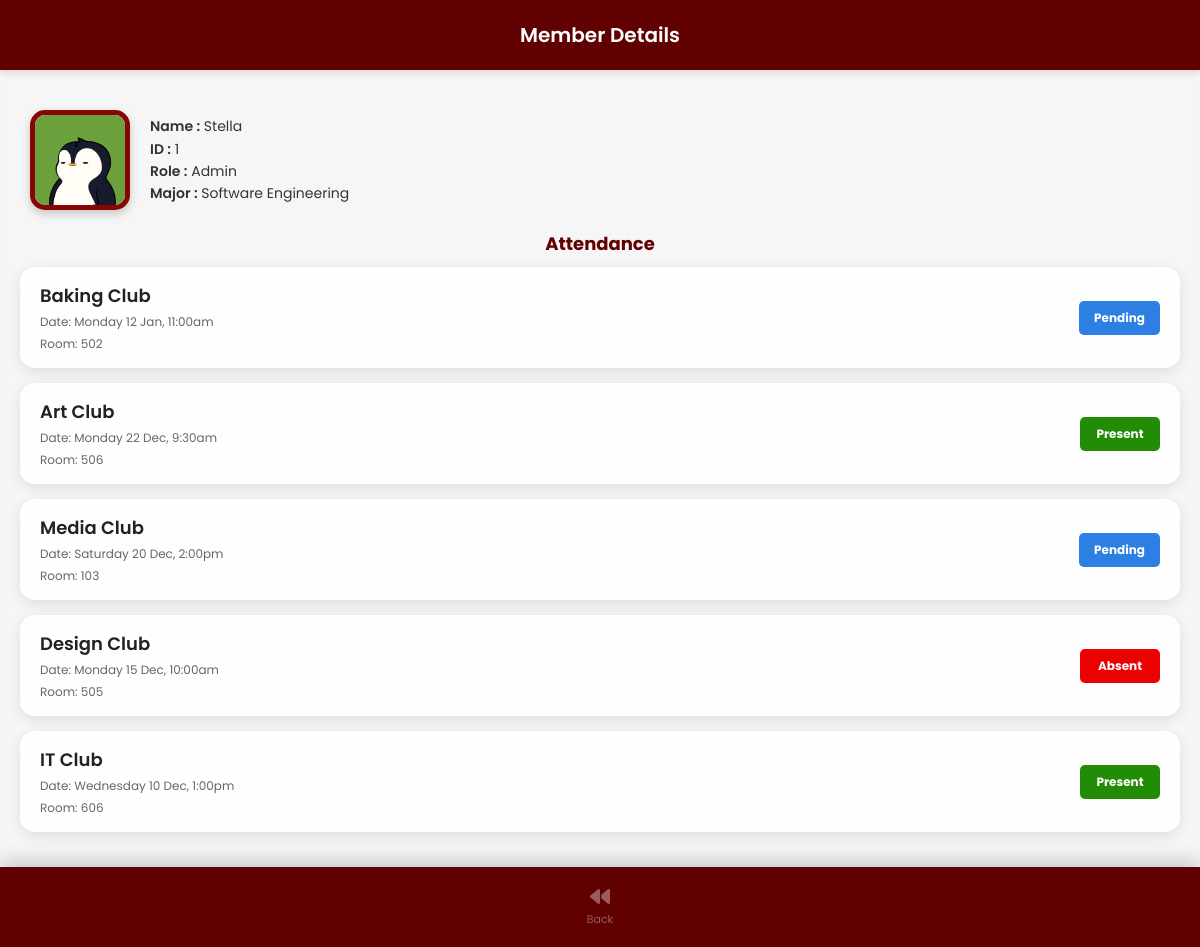
The page /member_detail.php?id=1 (signed in) on the database its author committed.
### tables this page shows
CREATE TABLE `role` (
  `id` int(20) NOT NULL,
  `role` enum('Member','Admin','Manager') DEFAULT 'Member',
  `user_id` int(20) UNSIGNED NOT NULL
);

CREATE TABLE `user` (
  `id` int(20) UNSIGNED NOT NULL,
  `name` varchar(250) NOT NULL,
  `major` varchar(150) NOT NULL,
  `email` varchar(250) NOT NULL,
  `password` varchar(300) NOT NULL,
  `profile_pic` varchar(255) NOT NULL DEFAULT 'avatar1.png'
);

CREATE TABLE `attendance` (
  `id` int(20) UNSIGNED NOT NULL,
  `user_id` int(20) UNSIGNED NOT NULL,
  `status` enum('Present','Absent','Pending') DEFAULT 'Pending',
  `schedule_id` int(10) UNSIGNED NOT NULL
);

CREATE TABLE `schedule` (
  `id` int(20) UNSIGNED NOT NULL,
  `meeting_name` varchar(100) NOT NULL,
  `meeting_time` datetime NOT NULL
);

CREATE TABLE `venue` (
  `id` int(100) NOT NULL,
  `schedule_id` int(20) UNSIGNED NOT NULL,
  `room_name` varchar(255) NOT NULL
);

### member_detail.php (the view, shortened to what this page needs)
<?php
require_once 'config.php';
if (isset($_GET['id'])) {
    $id_requested = $_GET['id'];
    $sql = "SELECT user.name, user.id, user.major, user.profile_pic, role.role
        FROM user
        LEFT JOIN role ON user.id = role.user_id
        WHERE user.id = ?";
    $stmt = $conn->prepare($sql);
    $stmt->bind_param("i", $id_requested);
    $stmt->execute();
    $result = $stmt->get_result();
    if ($result->num_rows > 0) {
        $member = $result->fetch_assoc();
    } else {
        echo "User not found.";
        exit();
    }
} else {
    header("Location: user_page.php");
    exit();
}
$att_sql = "SELECT
                attendance.status,
                schedule.meeting_name,
                schedule.meeting_time,
                venue.room_name
            FROM attendance
            JOIN schedule ON attendance.schedule_id = schedule.id
            LEFT JOIN venue ON schedule.id = venue.schedule_id
            WHERE attendance.user_id = ?
            ORDER BY schedule.meeting_time DESC";
$att_stmt = $conn->prepare($att_sql);
$att_stmt->bind_param("i", $id_requested);
$att_stmt->execute();
$att_result = $att_stmt->get_result();
?>
<!DOCTYPE html>
<html lang="en">
<head>
    <link rel="stylesheet" href="style.css">
    <link rel="stylesheet" href="https://cdnjs.cloudflare.com/ajax/libs/font-awesome/6.0.0/css/all.min.css">
</head>
<body class="user-body">
    <div class="user-container">
        <div class="header" style="justify-content: center;">
            <div class="header-title">Member Details</div>
        </div>
        <div class="content">
            <div class="profile-section">
                <div class="profile-pic-box">
                    <?php
                        $pic_name = !empty($member['profile_pic']) ? $member['profile_pic'] : 'avatar1.jpg';
                        $img_src = 'uploads/' . $pic_name;
                    ?>
                    <img src="<?php echo htmlspecialchars($img_src); ?>"
                        alt="Profile Picture"
                        style="width: 100%; height: 100%; object-fit: cover; border-radius: 10px;">
                </div>
                <div class="profile-info">
                    <p><strong>Name :</strong> <?php echo htmlspecialchars(ucwords($member['name'])); ?></p>
                    <p><strong>ID :</strong> <?php echo htmlspecialchars($member['id']); ?></p>
                    <p><strong>Role :</strong> <?php echo htmlspecialchars(ucfirst($member['role'])); ?></p>
                    <p><strong>Major :</strong> <?php echo htmlspecialchars(ucwords(str_replace('_', ' ', $member['major']))); ?></p>
                </div>
            </div>
            <div class="section-title">Attendance</div>
            <?php
            if ($att_result->num_rows > 0):
                while($row = $att_result->fetch_assoc()):
                    $formatted_date = date('l d M, g:ia', strtotime($row['meeting_time']));
                    $room_display = !empty($row['room_name']) ? $row['room_name'] : 'TBA';
            ?>
            <div class="card">
                <div class="card-left">
                    <span class="meeting-title"><?php echo htmlspecialchars($row['meeting_name']); ?></span>
                    <span class="meeting-time">Date: <?php echo $formatted_date; ?></span>
                    <span class="meeting-time">Room: <?php echo htmlspecialchars($room_display); ?></span>
                </div>
                <div class="card-right">
                  <?php
                        $status_class = '';
                        if ($row['status'] == 'Present') {
                            $status_class = 'status-present';
                        } elseif ($row['status'] == 'Absent') {
                            $status_class = 'status-absent';
                        } else {
                            $status_class = 'status-pending';
                        }
                    ?>
                    <div class="status-btn <?php echo $status_class; ?>">
                        <?php echo htmlspecialchars($row['status']); ?>
                    </div>
                </div>
            </div>
            <?php endwhile; ?>
            <?php else: ?>
                <p style="text-align: center; color: #777; margin-top: 20px;">No attendance history found.</p>
            <?php endif; ?>
        </div>
        <div class="bottom-nav">
            <a href="user_page.php" class="nav-item">
                <i class="fa-solid fa-backward"></i>
                <span>Back</span>
            </a>
        </div>
    </div>
</body>
</html>

### style.css (style rules this page uses)
* { margin: 0; padding: 0; box-sizing: border-box; font-family: "Poppins", serif; }
body { display: flex; justify-content: center; align-items: center; min-height: 100vh; background-image: linear-gradient(to right, rgba(90, 5, 5, 0.4), rgba(216, 131, 131, 0.4)), url('images/library-2.png'); background-size: cover; background-position: center; background-attachment: fixed; }
span { color: #d5123f; }
body.user-body { background-color: #f0f0f0; background-image: url('images/library-2.png'); background-size: cover; background-position: center; background-attachment: fixed; height: 100vh; position: relative; display: block; }
.user-container { position: relative; z-index: 2; height: 100%; display: flex; flex-direction: column; margin: 0; }
.header { background-color: #600000; color: white; padding: 0 20px; text-align: center; font-size: 20px; font-weight: 600; box-shadow: 0 4px 6px rgba(0,0,0,0.1); height: 70px; display: flex; justify-content: space-between; align-items: center; font-family: "Poppins", serif; }
.content { flex: 1; padding: 20px; overflow-y: auto; padding-bottom: 100px; }
.card { background: rgba(255, 255, 255, 0.9); border-radius: 15px; padding: 15px 20px; margin-bottom: 15px; display: flex; justify-content: space-between; align-items: center; box-shadow: 0 4px 15px rgba(0,0,0,0.1); font-family: 'Poppins', sans-serif; }
.card-left { display: flex; flex-direction: column; justify-content: center; gap: 2px; }
.student-name, .meeting-title { font-size: 18px; color: #222; font-weight: 600; }
.student-id, .meeting-time { font-size: 12px; color: #666; margin-top: 2px; }
.card-right, .room-text { font-weight: bold; color: #000; font-size: 14px; }
.bottom-nav { position: fixed; bottom: 0; left: 0; width: 100%; background-color: #600000; height: 80px; display: flex; justify-content: space-around; align-items: center; padding: 0 20px; box-shadow: 0 -5px 20px rgba(0,0,0,0.2); z-index: 10; }
.bottom-nav .nav-item { display: flex; flex-direction: column; align-items: center; justify-content: center; text-align: center; color: rgba(255, 255, 255, 0.6) !important; text-decoration: none; transition: all 0.3s ease; height: 100%; flex: 1; }
.bottom-nav .nav-item span { color: inherit !important; font-size: 11px; line-height: 1.2; margin-top: 4px; }
.bottom-nav .nav-item i { color: inherit !important; font-size: 20px; margin-bottom: 2px; }
.nav-item { color: #ffffff; opacity: 0.6; transition: opacity 0.3s; }
.profile-section { display: flex; align-items: center; gap: 20px; margin: 20px 0; padding: 0 10px; }
.profile-pic-box { width: 100px; height: 100px; background-color: white; border: 5px solid #870505; border-radius: 15px; display: flex; justify-content: center; align-items: center; box-shadow: 0 4px 10px rgba(0,0,0,0.2); }
.profile-info { font-size: 14px; color: #333; line-height: 1.6; }
.profile-info strong { font-weight: 600; }
.status-btn { padding: 8px 15px; border-radius: 5px; color: white; font-size: 12px; font-weight: bold; text-align: center; min-width: 80px; }
.status-present { background-color: #238c07; }
.status-pending { background-color: #2d7fe4; }
.status-absent { background-color: #eb0101; }
.section-title { font-family: 'Poppins', sans-serif; color: #600000; font-size: 18px; font-weight: 700; margin: 20px 0 10px 0; text-align: center; }

### rows shown on the page
role: user.profile_pic (picture), user.name "Stella", user "1", role "Admin", user.major "Software Engineering"
attendance: schedule.meeting_name "Baking Club", schedule.meeting_time "Monday 12 Jan, 11:00am", venue.room_name "502", status "Pending"
attendance: schedule.meeting_name "Art Club", schedule.meeting_time "Monday 22 Dec, 9:30am", venue.room_name "506", status "Present"
attendance: schedule.meeting_name "Media Club", schedule.meeting_time "Saturday 20 Dec, 2:00pm", venue.room_name "103", status "Pending"
attendance: schedule.meeting_name "Design Club", schedule.meeting_time "Monday 15 Dec, 10:00am", venue.room_name "505", status "Absent"
attendance: schedule.meeting_name "IT Club", schedule.meeting_time "Wednesday 10 Dec, 1:00pm", venue.room_name "606", status "Present"
